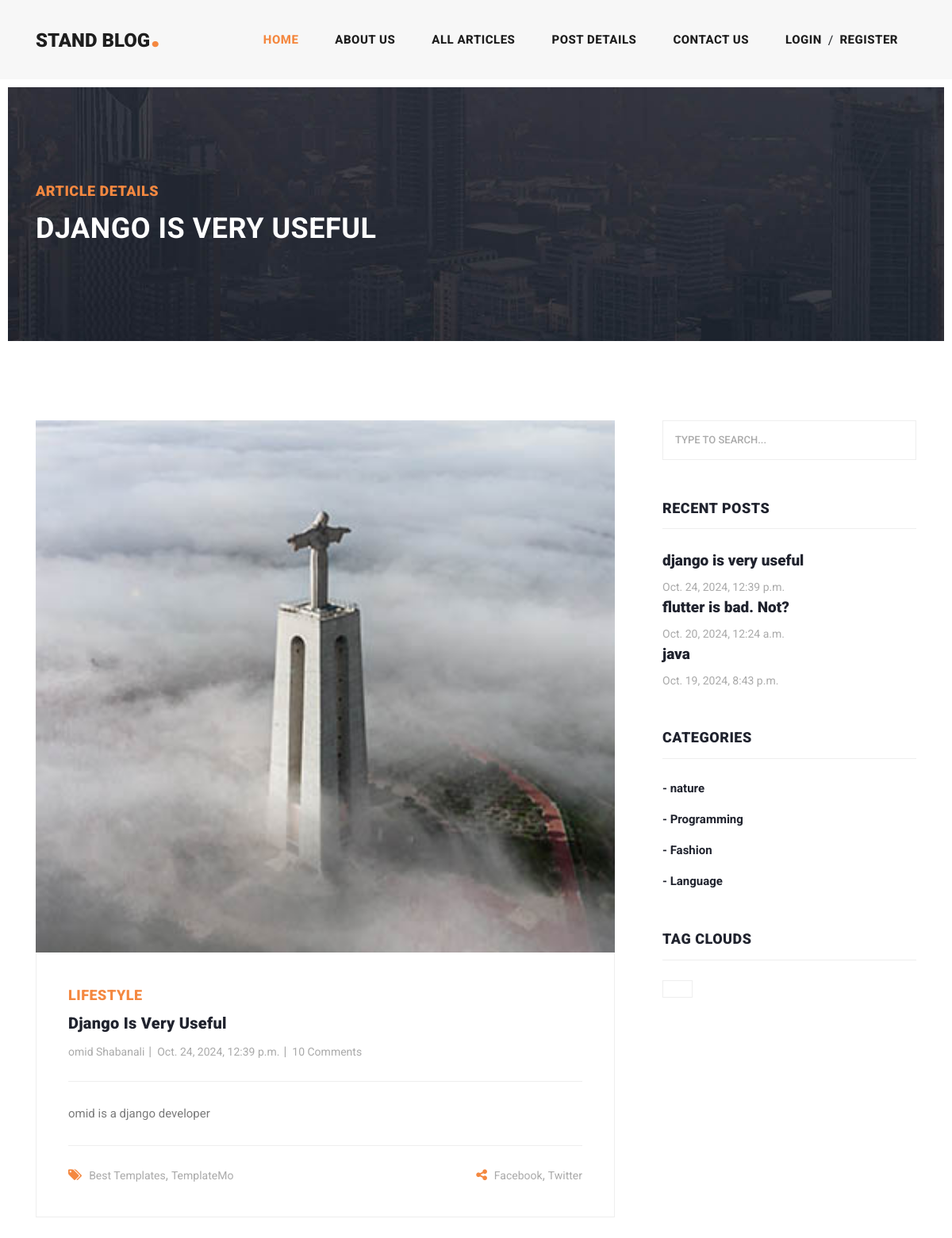
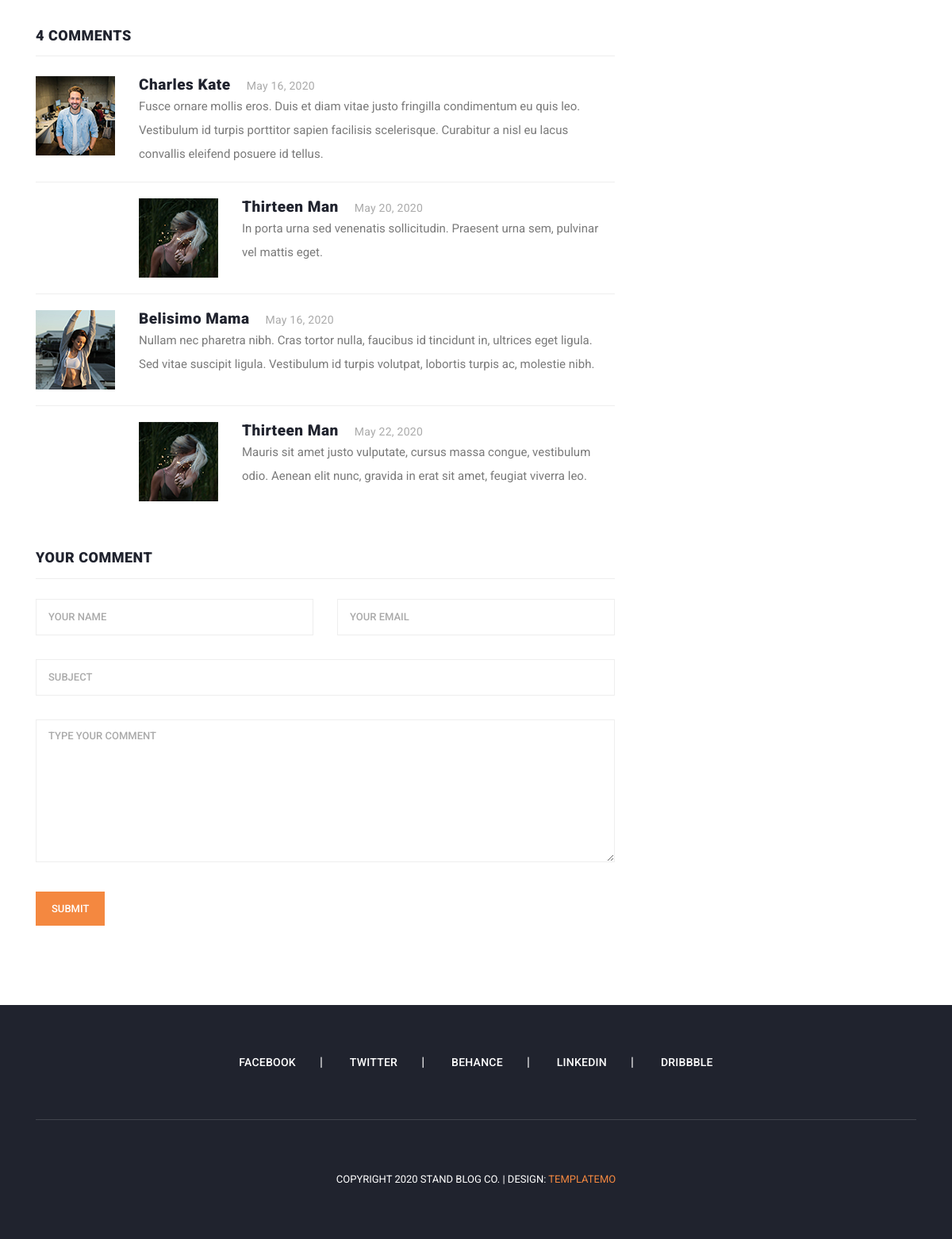
The page /articles/detail/django-is-very-useful on the database its author committed (2 pictures, top to bottom).
### blog/models.py (models this page shows, shortened)
class Article(models.Model):
    CHOICES = (
        ('A', 'پایتون'),
        ('B', 'جنگو')
    )
    author = models.ForeignKey(User, on_delete=models.CASCADE, related_name='articles')
    category = models.ManyToManyField(Category, related_name='articles')
    title = models.CharField(max_length=70)
    body = models.TextField()
    image = models.ImageField(upload_to='images/articles')
    created = models.DateTimeField(auto_now_add=True)
    updated = models.DateTimeField(auto_now=True)
    myfile = models.FileField(upload_to='test', null=True)
    status = models.BooleanField(default=True)
    published = models.BooleanField(default=True)
    objects = models.Manager()
    custom_manager = ArticleManager()
    slug = models.SlugField(blank=True, unique=True)
    class Meta:
        ordering = ('-created',)

class Category(models.Model):
    title = models.CharField(max_length=100)
    created = models.DateTimeField(auto_now_add=True)

### blog/views.py (the view)
# urls.py: path('detail/<slug:slug>', views.article_detail, name='article_detail'),
def article_detail(request, slug):
    article = get_object_or_404(Article, slug=slug)
    return render(request, "blog/article_detail.html", {"article": article})

### context_processors/context_processors.py (called while the page is built)
def recent_articles(request):
    recent_articles = Article.objects.order_by('-created')
    categories = Category.objects.all()
    return {'recent_articles': recent_articles, 'categories':categories}

### blog/templates/blog/article_detail.html (shortened to what this page needs)
{% extends 'base.html' %}
{% load static %}
{% block content %}
    <div class="heading-page header-text">
      <section class="page-heading">
        <div class="container">
          <div class="row">
            <div class="col-lg-12">
              <div class="text-content">
                <h4>Article Details</h4>
                <h2>{{ article.title }}</h2>
              </div>
            </div>
          </div>
        </div>
      </section>
    </div>
    <section class="blog-posts grid-system">
      <div class="container">
        <div class="row">
          <div class="col-lg-8">
            <div class="all-blog-posts">
              <div class="row">
                <div class="col-lg-12">
                  <div class="blog-post">
                    <div class="blog-thumb">
                      <img src="{{ article.image.url }}" alt="">
                    </div>
                    <div class="down-content">
                      <span>Lifestyle</span>
                      <a href="post-details.html"><h4>{{ article.title }}</h4></a>
                      <ul class="post-info">
                        <li><a href="#">{{ article.author.get_full_name }}</a></li>
                        <li><a href="#">{{ article.created }}</a></li>
                        <li><a href="#">10 Comments</a></li>
                      </ul>
                         <p>{{ article.body }}</p>
                      <div class="post-options">
                        <div class="row">
                          <div class="col-6">
                            <ul class="post-tags">
                              <li><i class="fa fa-tags"></i></li>
                              <li><a href="#">Best Templates</a>,</li>
                              <li><a href="#">TemplateMo</a></li>
                            </ul>
                          </div>
                          <div class="col-6">
                            <ul class="post-share">
                              <li><i class="fa fa-share-alt"></i></li>
                              <li><a href="#">Facebook</a>,</li>
                              <li><a href="#"> Twitter</a></li>
                            </ul>
                          </div>
                        </div>
                      </div>
                    </div>
                  </div>
                </div>
                <div class="col-lg-12">
                  <div class="sidebar-item comments">
                    <div class="sidebar-heading">
                      <h2>4 comments</h2>
                    </div>
                    <div class="content">
                      <ul>
                        <li>
                          <div class="author-thumb">
                            <img src="assets/images/comment-author-01.jpg" alt="">
                          </div>
                          <div class="right-content">
                            <h4>Charles Kate<span>May 16, 2020</span></h4>
                            <p>Fusce ornare mollis eros. Duis et diam vitae justo fringilla condimentum eu quis leo. Vestibulum id turpis porttitor sapien facilisis scelerisque. Curabitur a nisl eu lacus convallis eleifend posuere id tellus.</p>
                          </div>
                        </li>
                        <li class="replied">
                          <div class="author-thumb">
                            <img src="assets/images/comment-author-02.jpg" alt="">
                          </div>
                          <div class="right-content">
                            <h4>Thirteen Man<span>May 20, 2020</span></h4>
                            <p>In porta urna sed venenatis sollicitudin. Praesent urna sem, pulvinar vel mattis eget.</p>
                          </div>
                        </li>
                        <li>
                          <div class="author-thumb">
                            <img src="assets/images/comment-author-03.jpg" alt="">
                          </div>
                          <div class="right-content">
                            <h4>Belisimo Mama<span>May 16, 2020</span></h4>
                            <p>Nullam nec pharetra nibh. Cras tortor nulla, faucibus id tincidunt in, ultrices eget ligula. Sed vitae suscipit ligula. Vestibulum id turpis volutpat, lobortis turpis ac, molestie nibh.</p>
                          </div>
                        </li>
                        <li class="replied">
                          <div class="author-thumb">
                            <img src="assets/images/comment-author-02.jpg" alt="">
                          </div>
                          <div class="right-content">
                            <h4>Thirteen Man<span>May 22, 2020</span></h4>
                            <p>Mauris sit amet justo vulputate, cursus massa congue, vestibulum odio. Aenean elit nunc, gravida in erat sit amet, feugiat viverra leo.</p>
                          </div>
                        </li>
                      </ul>
                    </div>
                  </div>
                </div>
                <div class="col-lg-12">
                  <div class="sidebar-item submit-comment">
                    <div class="sidebar-heading">
                      <h2>Your comment</h2>
                    </div>
                    <div class="content">
                      <form id="comment" action="#" method="post">
                        <div class="row">
                          <div class="col-md-6 col-sm-12">
                            <fieldset>
                              <input name="name" type="text" id="name" placeholder="Your name" required="">
                            </fieldset>
                          </div>
                          <div class="col-md-6 col-sm-12">
                            <fieldset>
                              <input name="email" type="text" id="email" placeholder="Your email" required="">
                            </fieldset>
                          </div>
                          <div class="col-md-12 col-sm-12">
                            <fieldset>
                              <input name="subject" type="text" id="subject" placeholder="Subject">
                            </fieldset>
                          </div>
                          <div class="col-lg-12">
                            <fieldset>
                              <textarea name="message" rows="6" id="message" placeholder="Type your comment" required=""></textarea>
                            </fieldset>
                          </div>
                          <div class="col-lg-12">
                            <fieldset>
                              <button type="submit" id="form-submit" class="main-button">Submit</button>
                            </fieldset>
                          </div>
                        </div>
                      </form>
                    </div>
                  </div>
                </div>
              </div>
            </div>
          </div>
            {% include "includes/sidebar.html" %}
        </div>
      </div>
    </section>
{% endblock %}

### templates/includes/sidebar.html
<div class="col-lg-4">
    <div class="sidebar">
        <div class="row">
            <div class="col-lg-12">
                <div class="sidebar-item search">
                    <form id="search_form" name="gs" method="GET" action="#">
                        <input type="text" name="q" class="searchText" placeholder="type to search..."
                               autocomplete="on">
                    </form>
                </div>
            </div>
            <div class="col-lg-12">
                <div class="sidebar-item recent-posts">
                    <div class="sidebar-heading">
                        <h2>Recent Posts</h2>
                    </div>
                    <div class="content">
                        <ul>
                            <li><a href="post-details.html">
                                   {% for article in recent_articles %}
                                        <h5>{{ article.title }}</h5>
                                        <span>{{ article.created }}</span>
                                   {% endfor %}
                            </a></li>
                        </ul>
                    </div>
                </div>
            </div>
            <div class="col-lg-12">
                <div class="sidebar-item categories">
                    <div class="sidebar-heading">
                        <h2>Categories</h2>
                    </div>
                    <div class="content">
                        <ul>
                            {% for cat in categories %}
                                <li><a href="{% url "blog:category_detail" cat.id %}">- {{ cat.title }}</a></li>
                            {% endfor %}
                        </ul>
                    </div>
                </div>
            </div>
            <div class="col-lg-12">
                <div class="sidebar-item tags">
                    <div class="sidebar-heading">
                        <h2>Tag Clouds</h2>
                    </div>
                    <div class="content">
                        <ul>
                            <li><a href="#">{{ name }}</a></li>
                        </ul>
                    </div>
                </div>
            </div>
        </div>
    </div>
</div>

### rows shown on the page
Article: title "DJANGO IS VERY USEFUL", image (picture), title "Django Is Very Useful", author.get_full_name "omid Shabanali", created "Oct. 24, 2024, 12:39 p.m.", body "omid is a django developer", title "django is very useful"
Article: title "flutter is bad. Not?", created "Oct. 20, 2024, 12:24 a.m."
Article: title "java", created "Oct. 19, 2024, 8:43 p.m."
Category: title "nature"
Category: title "Programming"
Category: title "Fashion"
Category: title "Language"
